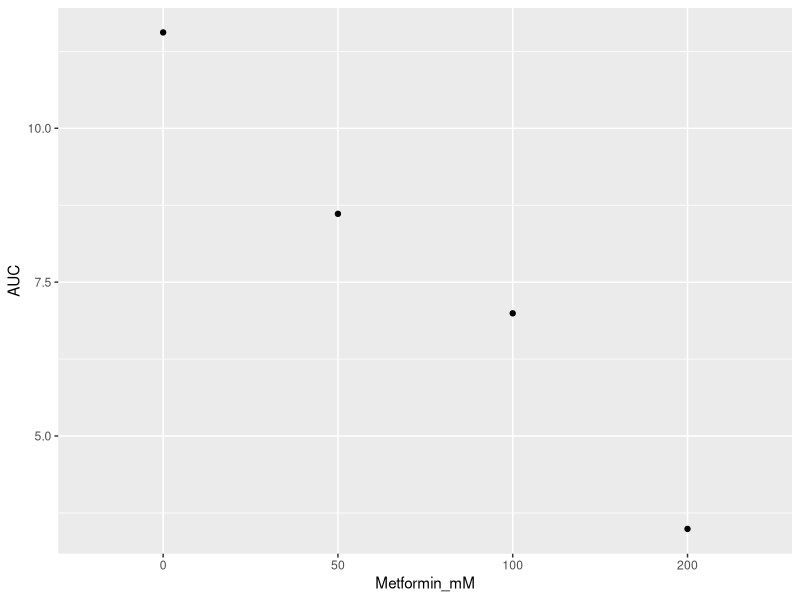
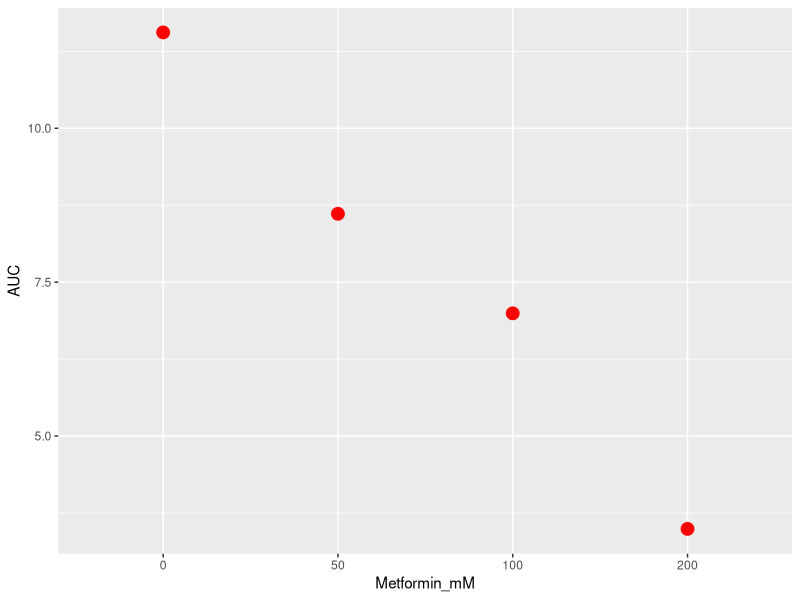
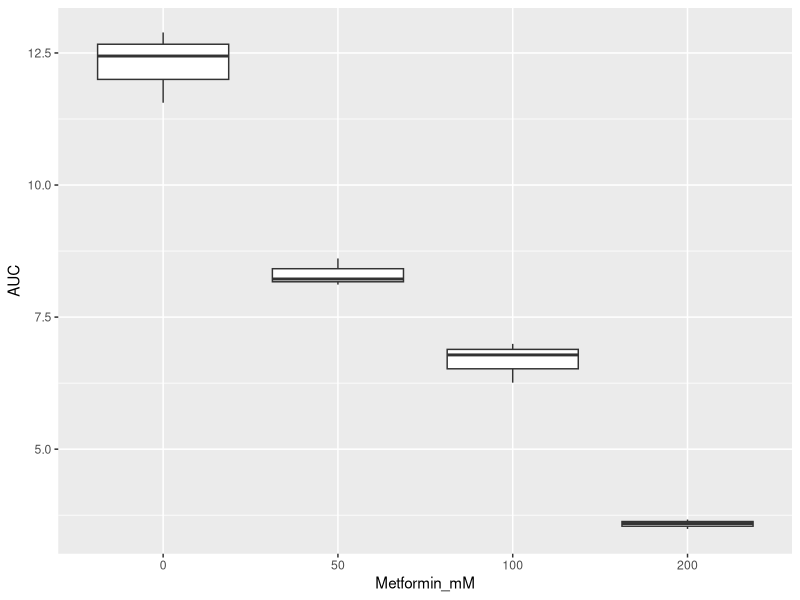
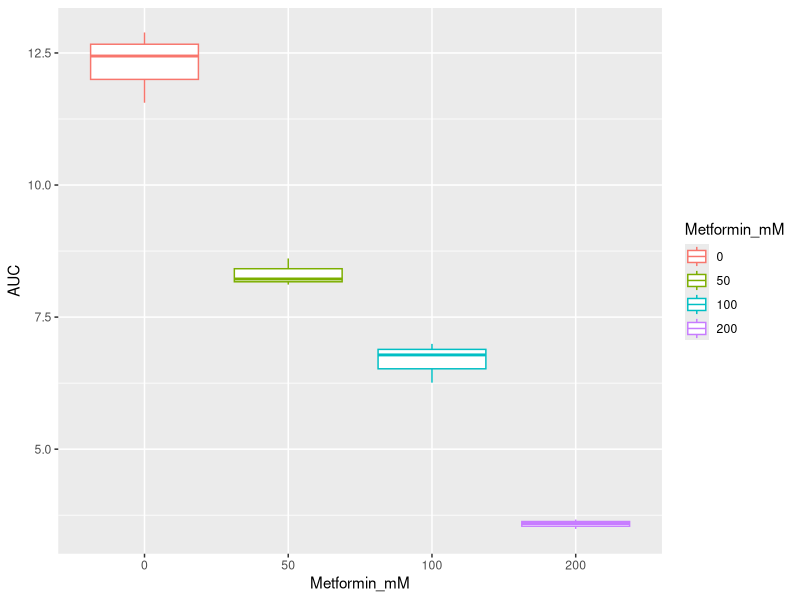
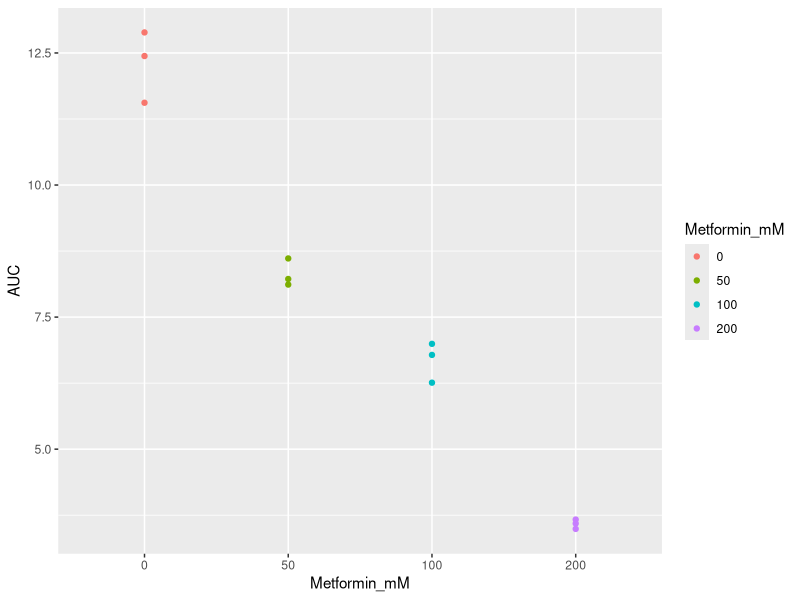
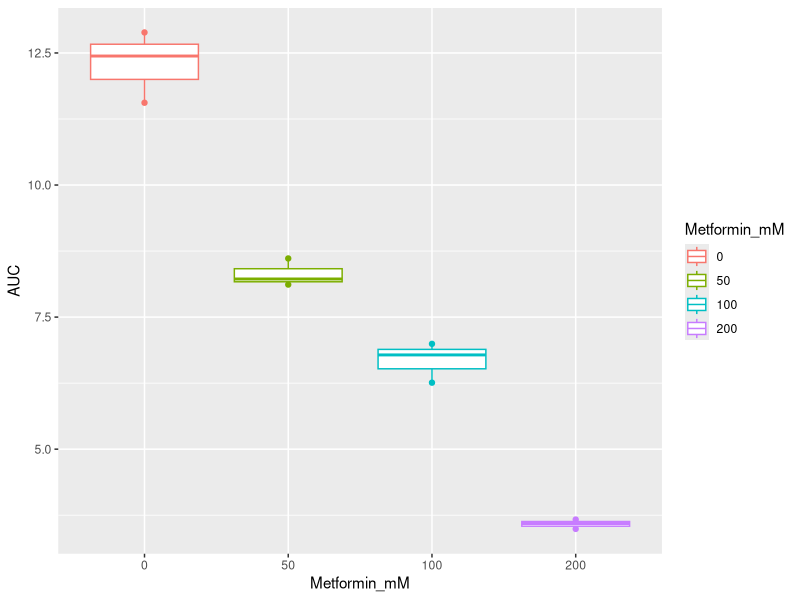
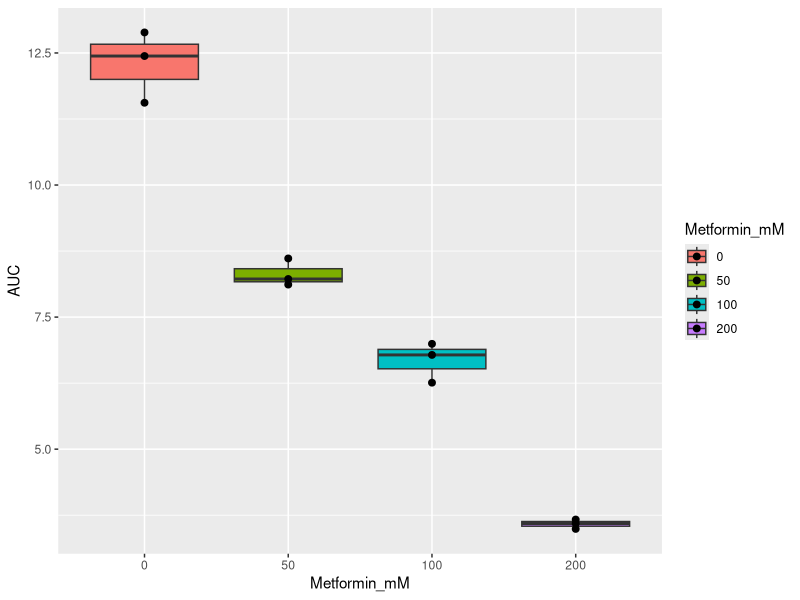
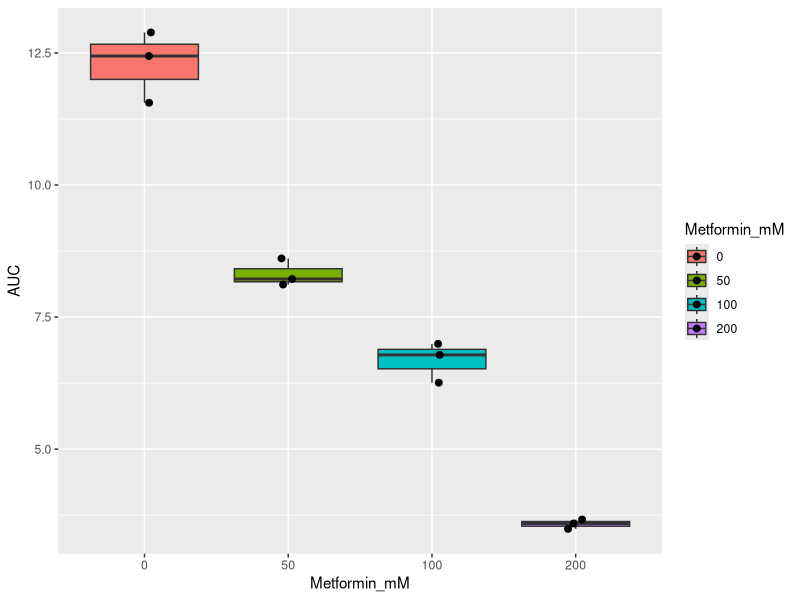

Write the R code that produced these figures, in order.

# libraries ---------------------------------------------------------------

# how to load variables? 
library(tidyverse)
library(here)
library(cowplot)



# BASICS ------------------------------------------------------------------

## VECTORS ---------------------------

# Create a vector of numbers from 1 to 5
my_vector = c(1, 2, 3, 4, 5)

# Print the vector
print(my_vector)
my_vector

# Assign a new value to the third element of the vector
my_vector[3] = 10

# Print the modified vector
print(my_vector)

# Calculate the mean of the vector
mean_value = mean(my_vector)

# Print the mean
print(mean_value)

## DATAFRAME ----------------------------

# Create a vector for the first column
col1 <- c("A", "B", "C", "D")

# Create a vector for the second column
col2 <- c(1, 2, 3, 4)

# Create a vector for the third column
col3 <- c(TRUE, FALSE, FALSE, TRUE)

# Combine the vectors into a data frame
my_df <- data.frame(col1, col2, col3)

# Print the data frame
print(my_df)

## INDEXING -----------------------------

# Create a sample data frame
my_df <- data.frame(col1 = c("A", "B", "C", "D"), 
                    col2 = c(1, 2, 3, 4), 
                    col3 = c(TRUE, FALSE, FALSE, TRUE))
my_df

# Index the first row and second column using row and column numbers
my_df[1, 2]

# Index the entire second column using the column name
my_df$col2

# Index the third row using row number
my_df[3, ]

# Index the first and second columns
my_df[, c(1,2)]

# Index the rows where col3 is TRUE
my_df[my_df$col3 == TRUE, ]

# Index the rows where col2 is greater than 2 and col3 is FALSE
my_df[my_df$col2 > 2 & my_df$col3 == FALSE, ]





# BACTERIAL GROWTH --------------------------------------------------------

# load data ---------------------------------------------------------------

# loading the data with a specific function
auc = read_csv(here('data', 'Output_595', 'Summary.csv'))  %>% 
  mutate(Metformin_mM = factor(Metformin_mM, 
                               levels = c(0,50,100,200)))
# there are some standards for the coding, as for example not passing certain
# length per line if you can, as it can make the code very difficult to read


head(auc)

view(auc)


# data cleaning -----------------------------------------------------------

auc = auc %>% 
  drop_na(Strain) %>% # this removes any empty well from our analysis
  # this selects the columns we want to keep
  select(Well, Replicate, Metformin_mM, PG, Strain, `595nm_f_AUC`) %>% 
  rename(AUC = `595nm_f_AUC`) # to rename 


# some basic data transformation
auc %>% 
  mutate(AUC_log = log2(AUC))

auc['AUC_log'] = log2(auc$AUC)

# some basic data exploration
## counting how many strains we have
auc %>% 
  distinct(Strain) %>% 
  count()

length(unique(auc$Strain))


## counting how many plates are in the dataset
auc %>% 
  distinct(PG) %>% 
  count()

length(unique(auc$PG))

## how many replicates
auc %>% 
  distinct(Replicate)

length(unique(auc$Replicate))




# filtering data ---------------------------------------

## simple filtering ------------------
auc %>% 
  filter(Strain == 'NT12060') %>% 
  arrange(Metformin_mM, Replicate)

# Create a subset of the 'auc' data frame where Strain equals 'NT12060'
subset_auc = auc[auc$Strain == 'NT12060', ]

# Order the subset by Metformin_mM and Replicate
ordered_subset_auc = subset_auc[order(subset_auc$Metformin_mM, subset_auc$Replicate), ]


## multiple filtering ----------------
strains = unique(auc$Strain)
strains[1:3]

# Using tidyverse (dplyr)
auc %>% 
  filter(Strain %in% strains[1:3]) %>% 
  arrange(Metformin_mM, Replicate)

# Create a subset of the 'auc' data frame where Strain is in the first three 
#elements of 'strains'
subset_auc <- auc[auc$Strain %in% strains[1:3], ]

# Order the subset by Metformin_mM and Replicate
ordered_subset_auc <- subset_auc[order(subset_auc$Metformin_mM, 
                                       subset_auc$Replicate), ]



## filtering with operators ------------

# filtering one strain and one replicate
auc %>% 
  filter(Strain == 'NT12060' & Replicate == 1)

# same effect
auc %>% 
  filter(Strain == 'NT12060', Replicate == 1)

# multiple filtering and operators
auc %>% 
  filter(Strain == 'NT12060' & Replicate %in% c(1,2))

# filtering  by AUC values, and then also by strains
auc %>% 
  filter(AUC > 15)

auc %>% 
  filter(Strain == 'NT12060' & AUC > 10)

auc %>% 
  filter(Strain == 'NT12060' | AUC > 10)


## Special operators to filter data
auc %>% 
  filter(str_detect(Strain, "NT120"))





# PLOTS -------------------------------------------------------------------


# A very basic plot with ggplot

simple_data = auc %>% 
  filter(Strain == 'NT12060', Replicate == 1)

simple_data

simple_data %>% 
  ggplot(aes(x = Metformin_mM, y = AUC)) +
  geom_point()


auc %>% 
  filter(Strain == 'NT12060', Replicate == 1) %>% 
  ggplot(aes(x = Metformin_mM, y = AUC)) +
  geom_point(color = 'red', 
             size = 4)

# a bit more complex
# auc %>% 
#   filter(Strain == 'NT12060', Replicate == 1) %>% 
#   ggplot(aes(x = Metformin_mM, y = AUC)) +
#   geom_point(color = 'red', 
#              size = 4) +
#   geom_label(aes(label = AUC))



# let's make an example of a boxplot by isolating one of the Strains

test_boxplot = auc %>% 
  filter(Strain == 'NT12060')

# the most basic boxplot
test_boxplot %>% 
  ggplot(aes(x = Metformin_mM, y = AUC)) +
  geom_boxplot()


# a bit more colorful
test_boxplot %>% 
  ggplot(aes(x = Metformin_mM, y = AUC, color = Metformin_mM)) +
  geom_boxplot()


# let's plot the points
test_boxplot %>% 
  ggplot(aes(x = Metformin_mM, y = AUC, color = Metformin_mM)) +
  geom_point() 

test_boxplot %>% 
  ggplot(aes(x = Metformin_mM, y = AUC, color = Metformin_mM)) +
  geom_point() +
  geom_boxplot()
# where are the points? !!!

# personal choices...
test_boxplot %>% 
  ggplot(aes(x = Metformin_mM, y = AUC, fill = Metformin_mM)) +
  geom_boxplot() +
  geom_point(size = 2)
# points look a bit... meh

# change the x-position of the points
test_boxplot %>% 
  ggplot(aes(x = Metformin_mM, y = AUC, fill = Metformin_mM)) +
  geom_boxplot() +
  geom_point(size = 2, position = position_jitterdodge())




# a bit more advanced
test_boxplot %>% 
  ggplot(aes(x = Metformin_mM, y = AUC, fill = Metformin_mM)) +
  geom_boxplot(color = 'grey20') +
  geom_point(size = 2, position = position_jitterdodge()) +
  labs(
    x = 'Metformin (mM)',
    y = 'Area Under the Curve (AUC, arbitrary units)'
  ) +
  scale_fill_manual(values = c(
    '#1911F0',
    '#14A5F7',
    '#1DE09E',
    '#24F714'
  ), 
  name = 'Metformin') +
  theme_half_open(14) +
  background_grid()


test_boxplot %>% 
  ggplot(aes(x = Metformin_mM, y = AUC, fill = Metformin_mM)) +
  geom_boxplot(color = 'black') +
  geom_point(size = 2, position = position_jitterdodge()) +
  labs(
    x = 'Metformin (mM)',
    y = 'Area Under the Curve (AUC, arbitrary units)'
  ) +
  viridis::scale_fill_viridis(begin = 0.3, 
                              discrete = TRUE) +
  theme_half_open(14) +
  background_grid()

#### save the plot!!! -------
ggsave('plots/boxplot_NT12060.pdf', height = 5, width = 6)
ggsave('plots/boxplot_NT12060.png', height = 5, width = 6)


